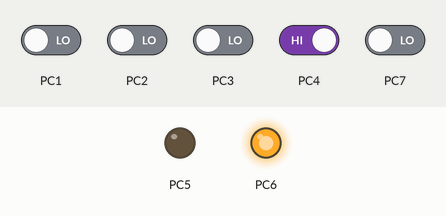
The program below on a simulated ATmega328P, built with avr-gcc and emulated at 8 MHz (the files do not name the chip). Shown: output pins drawn as LEDs (lit = HIGH). The test bench sets the inputs (shaded band); at power-on: PC4 HIGH, PC1–3, PC7 LOW.

Above: at 1.2 s.
1.3 s: PC4 driven HIGH
At 2.2 s:
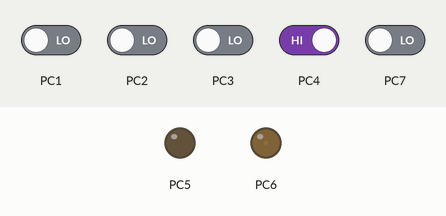
4.3 s: PC4 driven LOW
At 5.1 s:
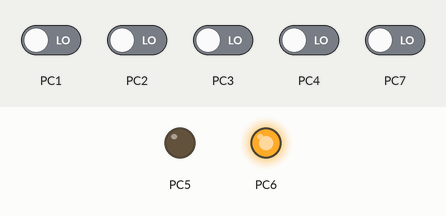
5.8 s: PC4 driven HIGH
At 6.8 s:
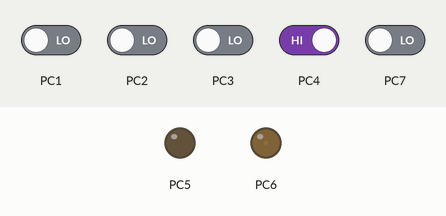
Timing chart, 0 to 8.8 s (numbered marks = the images above; inputs shaded):
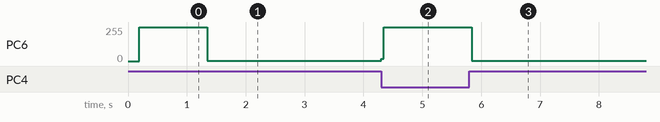

Measured:
- after the input at 1.3 s, PC6: 255/255 → 1/255 at once
- after the input at 4.3 s, PC6: 1/255 → 255/255 at once
- after the input at 5.8 s, PC6: 255/255 → 1/255 at once

The program:

main.c
```c
#define F_CPU 8000000UL
#include <util/delay.h>
#include "LSTD_types.h"
#include "LBIT_math.h"

#include "MDIO_interface.h"
#include "MADC_interface.h"
#include "HLCD_interface.h"
#include <stdlib.h>
int main(void)
{

float x0;
float x1;
int a;
int b;
int c;
int y;
float z0;
float z1;
float z;

HLCD_voidInit();
HLCD_voidClearScreen();
HLCD_voidWriteString(" Current=");
while (1)
{
/**********************LCD***********************/
MADC_voidInit(MADC_VREF_AVCC, MADC_PRESCALER_32, MADC_RESOLUTION_8BITS);
x0= MADC_u8ReadADC(MADC_CHANNEL_ADC0);
z0=(x0*5/255);
x1= MADC_u8ReadADC(MADC_CHANNEL_ADC1);
z1=(x1*5/255);
z=1000*((z0-z1)/80);
y=z*10;
a=y/100;
HLCD_voidSetCursor(0,9);
HLCD_voidWriteChar(a + '0');
/**************************************/
y=y-(a*100);
b=y/10;
HLCD_voidSetCursor(0,10);
HLCD_voidWriteChar(b + '0');
/**************************************/
HLCD_voidSetCursor(0,11);
HLCD_voidWriteChar('.');
/**************************************/
y=y-(b*10);
c=y;
HLCD_voidSetCursor(0,12);
HLCD_voidWriteChar(c + '0');
/**************************************/
HLCD_voidSetCursor(0,13);
HLCD_voidWriteString("mA");
if(z>20)
{

	HLCD_voidSetCursor(0,9);
	HLCD_voidWriteString("    ");
}
}
return 0;
}
```

MADC_interface.h
```c
/************************************/
/* Author	 : Abdelsalam Mahmoud	*/
/* SWC		 : ADC					*/
/* Layer	 : MCAL					*/
/* Version	 : 1.0					*/
/* Date		 : October 28, 2023		*/
/* Last Edit : N/A					*/
/************************************/

#ifndef _MADC_INTERFACE_H_
#define _MADC_INTERFACE_H_

#define MADC_VREF_AREF			0 //if we have fixed voltage external sourse
#define MADC_VREF_AVCC			1
#define MADC_VREF_2_56V			3

#define MADC_RESOLUTION_8BITS	1
#define MADC_RESOLUTION_10BITS	0

#define MADC_PRESCALER_2		1
#define MADC_PRESCALER_4		2
#define MADC_PRESCALER_8		3
#define MADC_PRESCALER_16		4
#define MADC_PRESCALER_32		5
#define MADC_PRESCALER_64		6
#define MADC_PRESCALER_128		7

#define MADC_CHANNEL_ADC0		0
#define MADC_CHANNEL_ADC1		1
#define MADC_CHANNEL_ADC2		2
#define MADC_CHANNEL_ADC3		3
#define MADC_CHANNEL_ADC4		4
#define MADC_CHANNEL_ADC5		5
#define MADC_CHANNEL_ADC6		6
#define MADC_CHANNEL_ADC7		7

void MADC_voidInit(u8 ARG_u8Vref, u8 ARG_u8Prescaler, u8 ARG_u8Resolution);

void MADC_voidEnableADC(void);
void MADC_voidDisableADC(void);

void MADC_voidEnableInterrupt(void);
void MADC_voidDisableInterrupt(void);
void MADC_voidSetCallback(void(*ARG_pvoidfUserFunction)(void));

u8	 MADC_u8ReadADC(u8 ARG_u8Channel);
u16	 MADC_u16ReadADC(u8 ARG_u8Channel);

void MADC_voidStartConversion(u8 ARG_u8Channel);
void MADC_voidFlagPolling(void);
void MADC_voidClearFlag(void);

#endif
```

MADC_program.c
```c
/************************************/
/* Author	 : Abdelsalam Mahmoud	*/
/* SWC		 : DAC					*/
/* Layer	 : MCAL					*/
/* Version	 : 1.1					*/
/* Date		 : October 28, 2023		*/
/* Last Edit : N/A					*/
/************************************/

#include "LSTD_types.h"
#include "LBIT_math.h"

#include "MADC_private.h"
#include "MADC_interface.h"

static void (*MADC_pvoidfUserFunction)(void) = NULL_POINTER;

void MADC_voidInit(u8 ARG_u8Vref, u8 ARG_u8Prescaler, u8 ARG_u8Resolution)
{
	if(((ARG_u8Vref<=1)||(3==ARG_u8Vref))&&(ARG_u8Prescaler<=7)&&(ARG_u8Resolution<=1))
	{
		ADMUX = (ADMUX&0x1F) | ((ARG_u8Vref<<REFS0) | (ARG_u8Resolution<<ADLAR));
		ADCSRA = (ADCSRA&0xF8) | ((1<<ADEN) | (ARG_u8Prescaler));
	}
	else
	{
		/* Report an erorr */
	}
}

void MADC_voidEnableADC(void)
{
	SET_BIT(ADCSRA, ADEN);
}

void MADC_voidDisableADC(void)
{
	CLEAR_BIT(ADCSRA, ADEN);
}

void MADC_voidEnableInterrupt(void)
{
	SET_BIT(ADCSRA, ADIE);
}

void MADC_voidDisableInterrupt(void)
{
	CLEAR_BIT(ADCSRA, ADIE);
}

void MADC_voidSetCallback(void(*ARG_pvoidfUserFunction)(void))
{
	MADC_pvoidfUserFunction = ARG_pvoidfUserFunction;
}

u8	 MADC_u8ReadADC(u8 ARG_u8Channel)
{
	MADC_voidStartConversion(ARG_u8Channel);
	MADC_voidFlagPolling();
	MADC_voidClearFlag();
	return ADCH ;
}

u16	 MADC_u16ReadADC(u8 ARG_u8Channel)
{
	MADC_voidStartConversion(ARG_u8Channel);
	MADC_voidFlagPolling();
	MADC_voidClearFlag();
	return ADC ;
}

void MADC_voidStartConversion(u8 ARG_u8Channel)
{
	ADMUX = (ADMUX & 0xE0) | ARG_u8Channel;
	SET_BIT(ADCSRA, ADSC);
}

void MADC_voidFlagPolling(void)
{
	while(!GET_BIT(ADCSRA, ADIF));
}

void MADC_voidClearFlag(void)
{
	SET_BIT(ADCSRA, ADIF);
}

void __vector_16(void) __attribute__((signal));
void __vector_16(void)
{
	if(MADC_pvoidfUserFunction != NULL_POINTER)
	{
		(*MADC_pvoidfUserFunction)();
	}
	else
	{
		/* Do Noting */
	}
}
```

MDIO_interface.h
```c
/************************************/
/* Author	 : Abdelsalam Mahmoud	*/
/* SWC		 : DIO					*/
/* Layer	 : MCAL					*/
/* Version	 : 1.1					*/
/* Date		 : September 9, 2023	*/
/* Last Edit : 15/9					*/
/************************************/

#ifndef _MDIO_INTERFACE_H_
#define _MDIO_INTERFACE_H_

#define MDIO_PORTA	12 /*12,33,40,5 :magic number*/
#define MDIO_PORTB	33
#define MDIO_PORTC	40
#define MDIO_PORTD	5

#define MDIO_PORT_OUTPUT	0XFF
#define MDIO_PORT_INPUT		0X00

#define MDIO_OUTPUT			90
#define MDIO_INPUT			100
#define MDIO_INPUT_PULLUP	200

#define MDIO_LOW 			0
#define MDIO_HIGH			1
#define MDIO_TOGGLE			2

/*port access*/
void MDIO_voidSetPortDirection(u8 ARG_u8Port,u8 ARG_u8Directoin);
void MDIO_voidSetPortValue(u8 ARG_u8Port,u8 ARG_u8Value);
u8 MDIO_voidGetPortValue(u8 ARG_u8Port);

/*Pin access*/
void MDIO_voidSetPinDirection(u8 ARG_u8Port,u8 ARG_u8Pin,u8 ARG_u8Directoin);
void MDIO_voidSetPinValue(u8 ARG_u8Port,u8 ARG_u8Pin,u8 ARG_u8Value);
u8  MDIO_voidGetPinValue(u8 ARG_u8Port,u8 ARG_u8Pin);
#endif
```

MDIO_program.c
```c
/************************************/
/* Author	 : Abdelsalam Mahmoud	*/
/* SWC		 : DIO					*/
/* Layer	 : MCAL					*/
/* Version	 : 1.1					*/
/* Date		 : September 9, 2023	*/
/* Last Edit : 15/9					*/
/************************************/
#include "LBIT_math.h"
#include "LSTD_types.h"


#include "MDIO_private.h"
#include "MDIO_interface.h"

void MDIO_voidSetPortDirection(u8 ARG_u8Port,u8 ARG_u8Directoin)
{
	switch(ARG_u8Port)
	{
		case MDIO_PORTA : GPIOA -> DDR = ARG_u8Directoin; break ;

		case MDIO_PORTB : GPIOB -> DDR = ARG_u8Directoin; break ;

		case MDIO_PORTC : GPIOC -> DDR = ARG_u8Directoin; break ;

		case MDIO_PORTD : GPIOD -> DDR = ARG_u8Directoin; break ;

		default: break;

	}
}
void MDIO_voidSetPortValue(u8 ARG_u8Port,u8 ARG_u8Value)
{
	switch(ARG_u8Port)
	{
		case MDIO_PORTA : GPIOA -> PORT = ARG_u8Value; break ;

		case MDIO_PORTB : GPIOB -> PORT = ARG_u8Value; break ;

		case MDIO_PORTC : GPIOC -> PORT = ARG_u8Value; break ;

		case MDIO_PORTD : GPIOD -> PORT = ARG_u8Value; break ;

		default: break;

	}
}
u8	 MDIO_voidGetPortValue(u8 ARG_u8Port)
{
	u8 L_u8Value = 0;
		switch(ARG_u8Port)
	{
		case MDIO_PORTA : L_u8Value = GPIOA -> PIN; break ;

		case MDIO_PORTB : L_u8Value = GPIOB -> PIN; break ;

		case MDIO_PORTC : L_u8Value = GPIOC -> PIN; break ;

		case MDIO_PORTD : L_u8Value = GPIOD -> PIN; break ;

		default: break;

	}
	return L_u8Value;
}

void MDIO_voidSetPinDirection(u8 ARG_u8Port,u8 ARG_u8Pin,u8 ARG_u8Directoin)
{
	if(ARG_u8Pin<=7)
	{
		if(MDIO_OUTPUT==ARG_u8Directoin)
		{
			switch(ARG_u8Port)
			{
				case MDIO_PORTA: SET_BIT(GPIOA -> DDR, ARG_u8Pin); break;
				case MDIO_PORTB: SET_BIT(GPIOB -> DDR, ARG_u8Pin); break;
				case MDIO_PORTC: SET_BIT(GPIOC -> DDR, ARG_u8Pin); break;
				case MDIO_PORTD: SET_BIT(GPIOD -> DDR, ARG_u8Pin); break;
				default: break;/*report error*/
			}
		}
		else if(MDIO_INPUT==ARG_u8Directoin)
		{
			switch(ARG_u8Port)
			{
				case MDIO_PORTB: CLEAR_BIT(GPIOB -> DDR, ARG_u8Pin); break;
				case MDIO_PORTC: CLEAR_BIT(GPIOC -> DDR, ARG_u8Pin); break;
				case MDIO_PORTA: CLEAR_BIT(GPIOA -> DDR, ARG_u8Pin); break;
				case MDIO_PORTD: CLEAR_BIT(GPIOD -> DDR, ARG_u8Pin); break;
				default: break;/*report error*/
			}
		}
		else if(MDIO_INPUT_PULLUP==ARG_u8Directoin)
		{
			switch(ARG_u8Port)
			{
				case MDIO_PORTB: CLEAR_BIT(GPIOB -> DDR, ARG_u8Pin); SET_BIT(GPIOA -> PORT, ARG_u8Pin); break;
				case MDIO_PORTC: CLEAR_BIT(GPIOC -> DDR, ARG_u8Pin); SET_BIT(GPIOB -> PORT, ARG_u8Pin); break;
				case MDIO_PORTA: CLEAR_BIT(GPIOA -> DDR, ARG_u8Pin); SET_BIT(GPIOC -> PORT, ARG_u8Pin); break;
				case MDIO_PORTD: CLEAR_BIT(GPIOD -> DDR, ARG_u8Pin); SET_BIT(GPIOD -> PORT, ARG_u8Pin); break;
				default: break;/*report error*/
			}
		}
		else
		{
			/*report on error*/
		}
	}
	else
	{
		/*report on error*/
	}

}
void MDIO_voidSetPinValue(u8 ARG_u8Port,u8 ARG_u8Pin,u8 ARG_u8Value)
{
	if(ARG_u8Pin<=7)
	{
		if(MDIO_HIGH== ARG_u8Value)
		{
			switch(ARG_u8Port)
			{
				case MDIO_PORTA: SET_BIT(GPIOA -> PORT, ARG_u8Pin); break;
				case MDIO_PORTB: SET_BIT(GPIOB -> PORT, ARG_u8Pin); break;
				case MDIO_PORTC: SET_BIT(GPIOC -> PORT, ARG_u8Pin); break;
				case MDIO_PORTD: SET_BIT(GPIOD -> PORT, ARG_u8Pin); break;
				default: break;/*report error*/
			}
		}
		else if(MDIO_LOW==ARG_u8Value)
		{
			switch(ARG_u8Port)
			{
				case MDIO_PORTB: CLEAR_BIT(GPIOB -> PORT, ARG_u8Pin); break;
				case MDIO_PORTC: CLEAR_BIT(GPIOC -> PORT, ARG_u8Pin); break;
				case MDIO_PORTA: CLEAR_BIT(GPIOA -> PORT, ARG_u8Pin); break;
				case MDIO_PORTD: CLEAR_BIT(GPIOD -> PORT, ARG_u8Pin); break;
				default: break;/*report error*/
			}
		}

				else if(MDIO_TOGGLE==ARG_u8Value)
		{
			switch(ARG_u8Port)
			{
				case MDIO_PORTB: TOGGLE_BIT(GPIOB -> PORT, ARG_u8Pin); break;
				case MDIO_PORTC: TOGGLE_BIT(GPIOC -> PORT, ARG_u8Pin); break;
				case MDIO_PORTA: TOGGLE_BIT(GPIOA -> PORT, ARG_u8Pin); break;
				case MDIO_PORTD: TOGGLE_BIT(GPIOD -> PORT, ARG_u8Pin); break;
				default: break;/*report error*/
			}
		}

		else
		{
			/*report on error*/
		}
	}
	else
	{
		/*report on error*/
	}

}
u8 MDIO_voidGetPinValue(u8 ARG_u8Port,u8 ARG_u8Pin)
{
	u8 L_u8Value;
	if(ARG_u8Pin<=7)
	{

		switch(ARG_u8Port)
		{
			case MDIO_PORTA: L_u8Value =GET_BIT(GPIOA -> PIN, ARG_u8Pin); break;
			case MDIO_PORTB: L_u8Value =GET_BIT(GPIOB -> PIN, ARG_u8Pin); break;
			case MDIO_PORTC: L_u8Value =GET_BIT(GPIOC -> PIN, ARG_u8Pin); break;
			case MDIO_PORTD: L_u8Value =GET_BIT(GPIOD -> PIN, ARG_u8Pin); break;
			default: break;/*report error*/
		}

	}
	else
	{
		/*report on error*/
	}
	return L_u8Value;
}
```

HLCD_interface.h
```c
/************************************/
/* Author	 : Abdelsalam Mahmoud	*/
/* SWC		 : LCD					*/
/* Layer	 : HAL					*/
/* Version	 : 1.0					*/
/* Date		 : October 5, 2023		*/
/* Last Edit : A/N					*/
/************************************/

#ifndef _HLCD_INTERFACE_H_
#define _HLCD_INTERFACE_H_

#define HLCD_DATA_PORT 	MDIO_PORTC
#define HLCD_CTRL_PORT 	MDIO_PORTD
#define HLCD_RS_PIN		5
#define HLCD_RW_PIN		6
#define HLCD_EN_PIN		7

void  HLCD_voidInit(void);
void  HLCD_voidWriteChar(const char ARG_ccharChar);
void  HLCD_voidWriteCmd(const u8 ARG_cu8Cmd);
void  HLCD_voidClearScreen(void);
void  HLCD_voidSetCursor(u8 ARG_u8Row, u8 ARG_u8Col);
void  HLCD_voidWriteString(const char* ARG_ccharpString);
void  HLCD_voidShifting(char ARG_charChar);
#endif
```

HLCD_program.c
```c
/************************************/
/* Author	 : Abdelsalam Mahmoud	*/
/* SWC		 : LCD					*/
/* Layer	 : HAL					*/
/* Version	 : 1.0					*/
/* Date		 : October 5, 2023		*/
/* Last Edit : A/N					*/
/************************************/
#define F_CPU 8000000UL
#include <util/delay.h>
#include "LSTD_types.h"
#include "LBIT_math.h"
#include "MDIO_private.h"
#include "MDIO_interface.h"
#include "HLCD_interface.h"

void  HLCD_voidInit(void)
{
MDIO_voidSetPortDirection(HLCD_DATA_PORT,0xff);
MDIO_voidSetPinDirection(HLCD_CTRL_PORT, HLCD_RS_PIN , MDIO_OUTPUT);
MDIO_voidSetPinDirection(HLCD_CTRL_PORT, HLCD_RW_PIN , MDIO_OUTPUT);
MDIO_voidSetPinDirection(HLCD_CTRL_PORT, HLCD_EN_PIN , MDIO_OUTPUT);
_delay_ms(30);
HLCD_voidWriteCmd(0x3f);
_delay_ms(50);
HLCD_voidWriteCmd(0x0C); /*if you don't want cursor put ii:(0x0C)*/
_delay_ms(50);
HLCD_voidClearScreen();
HLCD_voidWriteCmd(0x06);
_delay_ms(50);
}
void  HLCD_voidWriteChar(const char ARG_ccharChar)
{
MDIO_voidSetPinValue(HLCD_CTRL_PORT, HLCD_RW_PIN , MDIO_LOW);
MDIO_voidSetPinValue(HLCD_CTRL_PORT, HLCD_RS_PIN , MDIO_HIGH);
MDIO_voidSetPortValue(HLCD_DATA_PORT, ARG_ccharChar);
MDIO_voidSetPinValue(HLCD_CTRL_PORT, HLCD_EN_PIN , MDIO_LOW);
MDIO_voidSetPinValue(HLCD_CTRL_PORT, HLCD_EN_PIN , MDIO_HIGH);
_delay_us(1);
MDIO_voidSetPinValue(HLCD_CTRL_PORT, HLCD_EN_PIN , MDIO_LOW);
_delay_us(1);
}
void  HLCD_voidWriteCmd(const u8 ARG_cu8Cmd)
{
MDIO_voidSetPinValue(HLCD_CTRL_PORT, HLCD_RW_PIN , MDIO_LOW);
MDIO_voidSetPinValue(HLCD_CTRL_PORT, HLCD_RS_PIN , MDIO_LOW);
MDIO_voidSetPortValue(HLCD_DATA_PORT, ARG_cu8Cmd);
MDIO_voidSetPinValue(HLCD_CTRL_PORT, HLCD_EN_PIN , MDIO_LOW);
MDIO_voidSetPinValue(HLCD_CTRL_PORT, HLCD_EN_PIN , MDIO_HIGH);
_delay_us(1);
MDIO_voidSetPinValue(HLCD_CTRL_PORT, HLCD_EN_PIN , MDIO_LOW);
_delay_us(1);

}
void  HLCD_voidClearScreen(void)
{
	HLCD_voidWriteCmd(0X01);
	_delay_ms(2);
}
void HLCD_voidWriteString(const char* ARG_ccharpString)
{
u8 L_u8i = 0;

	do
	{
	HLCD_voidWriteChar(ARG_ccharpString [L_u8i]);
	L_u8i++;
	}while(ARG_ccharpString [L_u8i]!= '\0');
}

void HLCD_voidSetCursor(u8 ARG_u8Row, u8 ARG_u8Col)

{


	if((ARG_u8Row<=1)&&(ARG_u8Col<=15))
	{
		HLCD_voidWriteCmd((1<<7) | (ARG_u8Row<<6) | ARG_u8Col);
	}
	else
	{
		/* Report an Error */
	}
}

void  HLCD_voidShifting(char ARG_charChar)
{
	switch(ARG_charChar)
	{
	case 'L' :
	_delay_ms(100);
	HLCD_voidWriteCmd(0X18);
	_delay_ms(100);
	break;
	case 'R' :
	_delay_ms(100);
	HLCD_voidWriteCmd(0X1C);
	_delay_ms(100);
	break;
	}
}
```

LBIT_math.h
```c
/************************************/
/* Author	 : Abdelsalam Mahmoud	*/
/* SWC		 : Bit Math				*/
/* Layer	 : Library				*/
/* Version	 : 1.0					*/
/* Date		 : September 9, 2023	*/
/* Last Edit : N/A					*/
/************************************/

#ifndef _LBIT_MATH_H_
#define _LBIT_MATH_H_

#define 	SET_BIT(reg, bit) 		reg |= (1<<bit)
#define 	CLEAR_BIT(reg, bit) 	reg &= ~(1<<bit)
#define 	TOGGLE_BIT(reg, bit) 	reg ^= (1<<bit)
#define 	GET_BIT(reg, bit) 		((reg>>bit) & 1)

#endif
```

LSTD_types.h
```c
#define NULL_POINTER ((void*)0)
#ifndef _STD_TYPES_H_
#define _STD_TYPES_H_
typedef unsigned char u8;
typedef unsigned short int u16;
typedef unsigned long int u32;
typedef signed char s8;
typedef signed short int s16;
typedef signed long int s32;
typedef float f32;
typedef double f64;
#endif
```

MADC_private.h
```c
/************************************/
/* Author	 : Abdelsalam Mahmoud	*/
/* SWC		 : ADC					*/
/* Layer	 : MCAL					*/
/* Version	 : 1.0					*/
/* Date		 :  October 28,  2023	*/
/* Last Edit : N/A					*/
/************************************/

#ifndef _MADC_PRIVATE_H_
#define _MADC_PRIVATE_H_

#define ADMUX 	*((volatile u8*)0x27)
#define REFS1  	7
#define REFS0 	6
#define ADLAR 	5
#define MUX4 	4
#define MUX3 	3
#define MUX2	2
#define MUX1	1
#define MUX0	0

#define ADCSRA *((volatile u8*)0x26)
#define ADEN 	7
#define ADSC	6
#define ADATE	5
#define ADIF	4
#define ADIE	3
#define ADPS2	2
#define ADPS1	1
#define ADPS0	0

#define ADCH *((volatile u8*)0x25)
#define ADCL *((volatile u8*)0x24)
#define ADC *((volatile u16*)0x24)

#define SFIOR *((volatile u8*)0x27)
#define ADTS2	7
#define ADTS1	6
#define ADTS0	5

#endif
```

MDIO_private.h
```c
/************************************/
/* Author	 : Abdelsalam Mahmoud	*/
/* SWC		 : DIO					*/
/* Layer	 : MCAL					*/
/* Version	 : 1.0					*/
/* Date		 : September 9, 2023	*/
/* Last Edit : N/A					*/
/************************************/

#ifndef _MDIO_PRIVATE_H_
#define _MDIO_PRIVATE_H_

typedef struct
{
	const u8	PIN; /*const: (pin:read only)*/
	u8			DDR;
	u8			PORT;
}GPIO_t;

#define GPIOA	((volatile GPIO_t*)0x39)
#define GPIOB	((volatile GPIO_t*)0x36)
#define GPIOC	((volatile GPIO_t*)0x33)
#define GPIOD	((volatile GPIO_t*)0x30)

#endif
```
